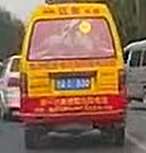
#> input picture ttt.png, 146 x 153 px, found by its file name
$ python fast.py
#> lines starting #> are read from the running program, lines starting #| are printed output that depends on the picture
import numpy as np
import cv2
from matplotlib import pyplot as plt

img = cv2.imread('d:/code/vehicle-speed-check/ttt.png')
#> img is the input picture: shape (153, 146, 3); mean B, G, R 80.2, 107.6, 145.5
# Initiate FAST object with default values
fast = cv2.FastFeatureDetector_create()

# find and draw the keypoints
kp = fast.detect(img,None)
#> kp = 707 keypoints; strongest (x, y, size): (11, 70, 7), (125, 62, 7), (19, 106, 7), (125, 49, 7)
img2 = cv2.drawKeypoints(img, kp, None, color=(255,0,0))
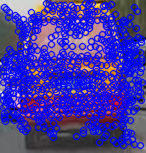
#> img2: shape (153, 146, 3); mean B, G, R 167.7, 52.8, 67.1

# Print all default params
print( "Threshold: {}".format(fast.getThreshold()) )
print( "nonmaxSuppression:{}".format(fast.getNonmaxSuppression()) )
print( "neighborhood: {}".format(fast.getType()) )
print( "Total Keypoints with nonmaxSuppression: {}".format(len(kp)) )
#| Total Keypoints with nonmaxSuppression: 707

cv2.imshow('fast_true',img2)

# Disable nonmaxSuppression
fast.setNonmaxSuppression(0)
kp = fast.detect(img,None)
#> kp = 3788 keypoints; strongest (x, y, size): (46, 3, 7), (48, 3, 7), (50, 3, 7), (51, 3, 7)

print( "Total Keypoints without nonmaxSuppression: {}".format(len(kp)) )
#| Total Keypoints without nonmaxSuppression: 3788

img3 = cv2.drawKeypoints(img, kp, None, color=(255,0,0))
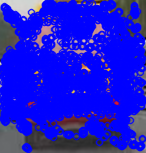
#> img3: shape (153, 146, 3); mean B, G, R 211.3, 25.2, 28.9

cv2.imshow('fast_false',img3)

cv2.waitKey()

$ run again, with car.jpg saved as ttt.png
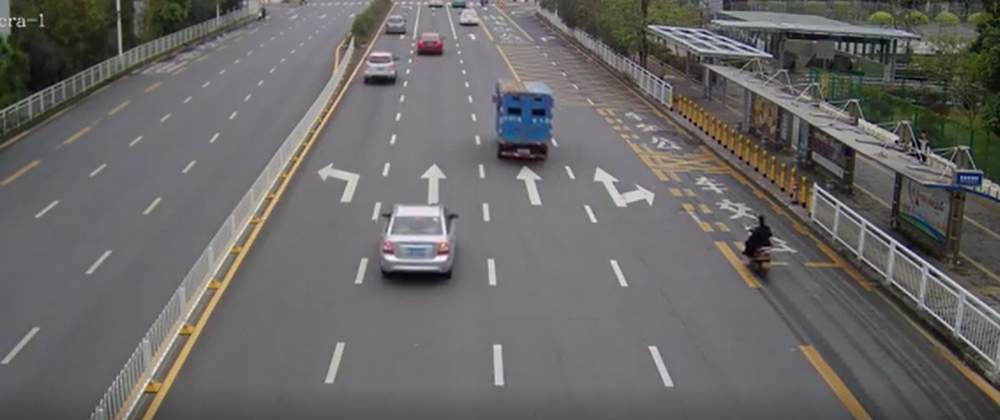
#> input picture car.jpg, 1000 x 420 px, shrunk from 1624 x 682 before the run, found by its file name
#> img is the input picture: shape (420, 1000, 3); mean B, G, R 102.9, 103.1, 104.9
#> `kp = fast.detect(img,None)`: kp = 4580 keypoints; strongest (x, y, size): (41, 15, 7), (24, 25, 7), (14, 18, 7), (859, 119, 7)
#> `img2 = cv2.drawKeypoints(img, kp, None, color=(255,0,0))`:
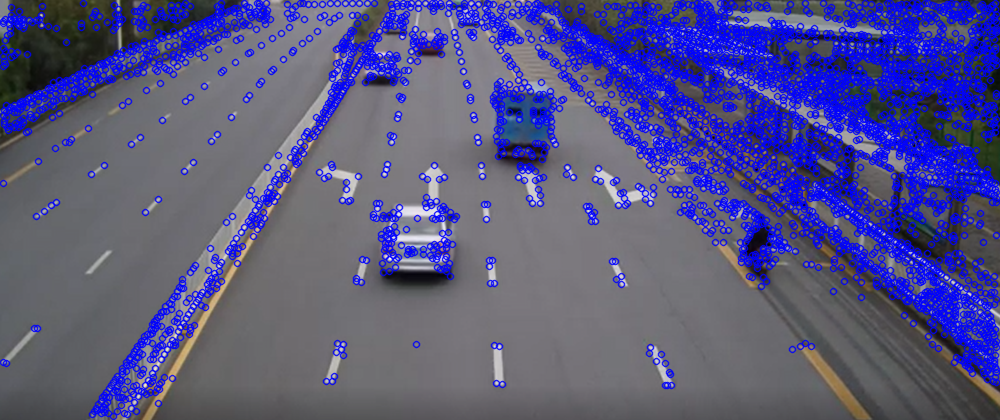
#> img2: shape (420, 1000, 3); mean B, G, R 132.4, 84.9, 86.2
#| Total Keypoints with nonmaxSuppression: 4580
#> `kp = fast.detect(img,None)`: kp = 23790 keypoints; strongest (x, y, size): (83, 3, 7), (133, 3, 7), (134, 3, 7), (135, 3, 7)
#| Total Keypoints without nonmaxSuppression: 23790
#> `img3 = cv2.drawKeypoints(img, kp, None, color=(255,0,0))`:
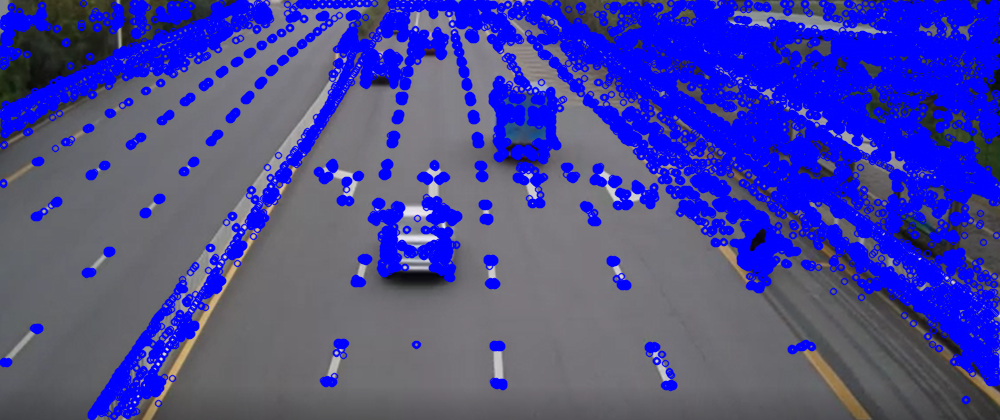
#> img3: shape (420, 1000, 3); mean B, G, R 153.2, 71.4, 72.4

$ run again, with tsm.jpg saved as ttt.png
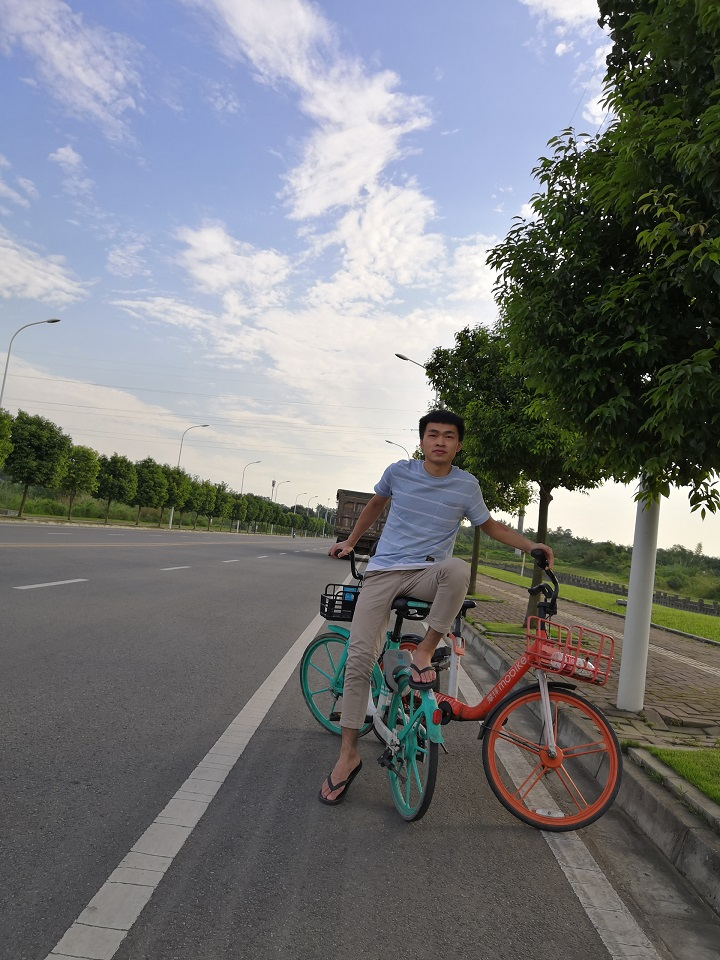
#> input picture tsm.jpg, 720 x 960 px, found by its file name
#> img is the input picture: shape (960, 720, 3); mean B, G, R 123, 121, 118.9
#> `kp = fast.detect(img,None)`: kp = 16847 keypoints; strongest (x, y, size): (611, 268, 7), (709, 322, 7), (648, 263, 7), (696, 327, 7)
#> `img2 = cv2.drawKeypoints(img, kp, None, color=(255,0,0))`:
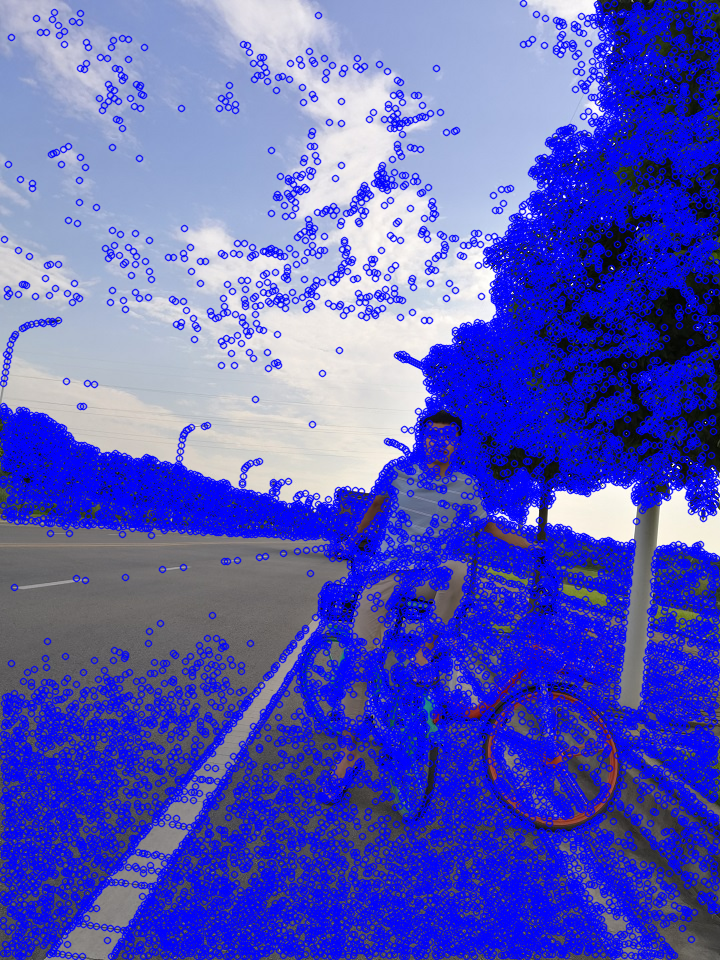
#> img2: shape (960, 720, 3); mean B, G, R 187.4, 90.2, 88.2
#| Total Keypoints with nonmaxSuppression: 16847
#> `kp = fast.detect(img,None)`: kp = 46797 keypoints; strongest (x, y, size): (523, 3, 7), (598, 3, 7), (614, 3, 7), (658, 3, 7)
#| Total Keypoints without nonmaxSuppression: 46797
#> `img3 = cv2.drawKeypoints(img, kp, None, color=(255,0,0))`:
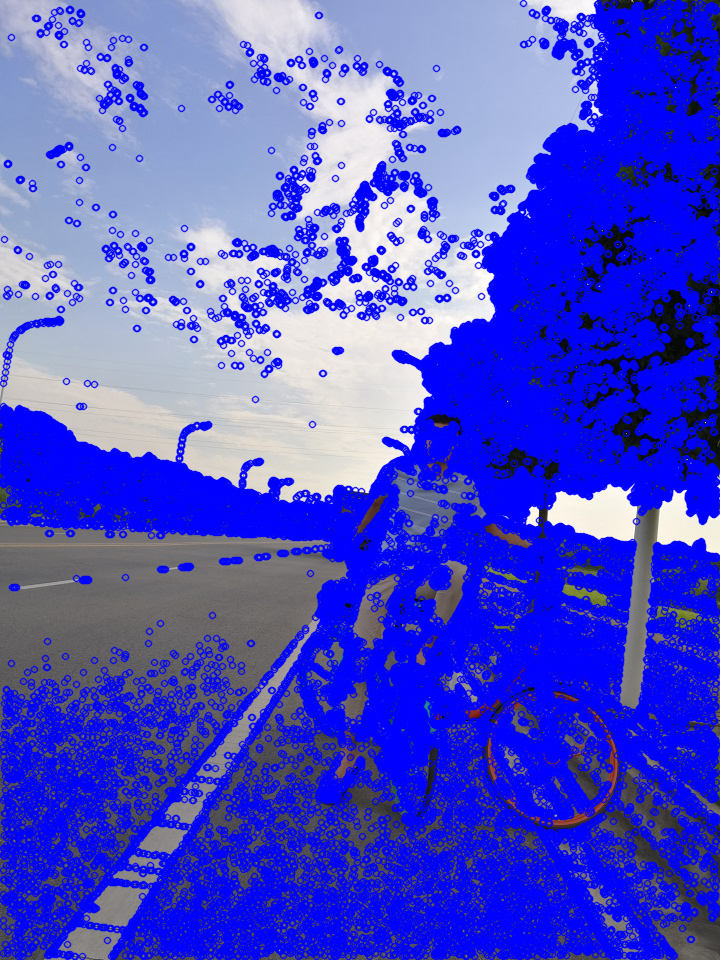
#> img3: shape (960, 720, 3); mean B, G, R 205.7, 79.6, 77.7

$ run again, with tsm_res.jpg saved as ttt.png
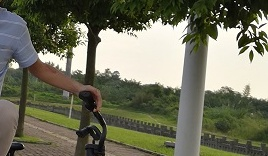
#> input picture tsm_res.jpg, 268 x 156 px, found by its file name
#> img is the input picture: shape (156, 268, 3); mean B, G, R 94.7, 113.9, 113.3
#> `kp = fast.detect(img,None)`: kp = 1438 keypoints; strongest (x, y, size): (226, 9, 7), (244, 7, 7), (218, 13, 7), (220, 7, 7)
#> `img2 = cv2.drawKeypoints(img, kp, None, color=(255,0,0))`:
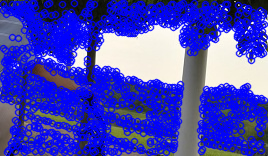
#> img2: shape (156, 268, 3); mean B, G, R 185.2, 68.6, 69.1
#| Total Keypoints with nonmaxSuppression: 1438
#> `kp = fast.detect(img,None)`: kp = 5063 keypoints; strongest (x, y, size): (3, 3, 7), (11, 3, 7), (12, 3, 7), (26, 3, 7)
#| Total Keypoints without nonmaxSuppression: 5063
#> `img3 = cv2.drawKeypoints(img, kp, None, color=(255,0,0))`:
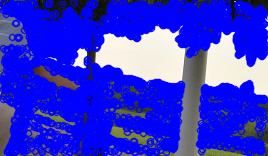
#> img3: shape (156, 268, 3); mean B, G, R 214.1, 51.3, 51.9
